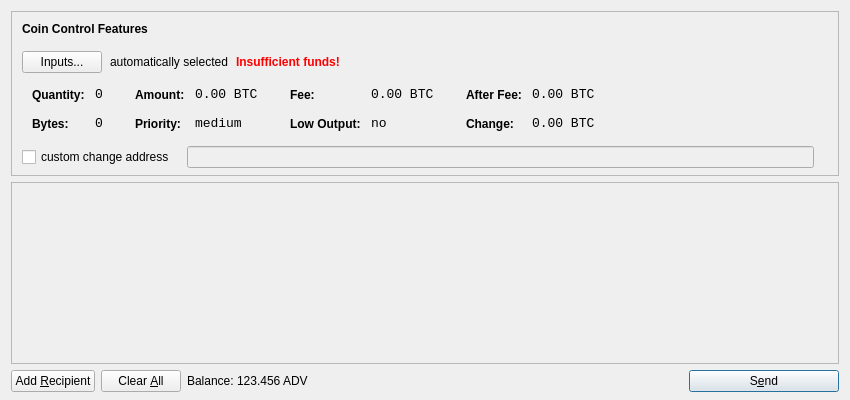
<?xml version="1.0" encoding="UTF-8"?>
<ui version="4.0">
 <class>SendCoinsDialog</class>
 <widget class="QDialog" name="SendCoinsDialog">
  <property name="geometry">
   <rect>
    <x>0</x>
    <y>0</y>
    <width>850</width>
    <height>400</height>
   </rect>
  </property>
  <property name="windowTitle">
   <string>Send Coins</string>
  </property>
  <layout class="QVBoxLayout" name="verticalLayout" stretch="0,1,0">
   <property name="bottomMargin">
    <number>8</number>
   </property>
   <item>
    <widget class="QFrame" name="frameCoinControl">
     <property name="sizePolicy">
      <sizepolicy hsizetype="Expanding" vsizetype="Expanding">
       <horstretch>0</horstretch>
       <verstretch>0</verstretch>
      </sizepolicy>
     </property>
     <property name="maximumSize">
      <size>
       <width>16777215</width>
       <height>16777215</height>
      </size>
     </property>
     <property name="frameShape">
      <enum>QFrame::StyledPanel</enum>
     </property>
     <property name="frameShadow">
      <enum>QFrame::Sunken</enum>
     </property>
     <layout class="QVBoxLayout" name="verticalLayoutCoinControl2">
      <property name="spacing">
       <number>-1</number>
      </property>
      <property name="leftMargin">
       <number>0</number>
      </property>
      <property name="topMargin">
       <number>0</number>
      </property>
      <property name="rightMargin">
       <number>0</number>
      </property>
      <property name="bottomMargin">
       <number>6</number>
      </property>
      <item>
       <layout class="QVBoxLayout" name="verticalLayoutCoinControl" stretch="0,0,0,0,1">
        <property name="spacing">
         <number>0</number>
        </property>
        <property name="leftMargin">
         <number>10</number>
        </property>
        <property name="topMargin">
         <number>10</number>
        </property>
        <item>
         <layout class="QHBoxLayout" name="horizontalLayoutCoinControl1">
          <property name="bottomMargin">
           <number>15</number>
          </property>
          <item>
           <widget class="QLabel" name="labelCoinControlFeatures">
            <property name="sizePolicy">
             <sizepolicy hsizetype="Preferred" vsizetype="Maximum">
              <horstretch>0</horstretch>
              <verstretch>0</verstretch>
             </sizepolicy>
            </property>
            <property name="font">
             <font>
              <weight>75</weight>
              <bold>true</bold>
             </font>
            </property>
            <property name="styleSheet">
             <string notr="true">font-weight:bold;</string>
            </property>
            <property name="text">
             <string>Coin Control Features</string>
            </property>
           </widget>
          </item>
         </layout>
        </item>
        <item>
         <layout class="QHBoxLayout" name="horizontalLayoutCoinControl2" stretch="0,0,0,0">
          <property name="spacing">
           <number>8</number>
          </property>
          <property name="bottomMargin">
           <number>10</number>
          </property>
          <item>
           <widget class="QPushButton" name="pushButtonCoinControl">
            <property name="styleSheet">
             <string notr="true"/>
            </property>
            <property name="text">
             <string>Inputs...</string>
            </property>
           </widget>
          </item>
          <item>
           <widget class="QLabel" name="labelCoinControlAutomaticallySelected">
            <property name="text">
             <string>automatically selected</string>
            </property>
            <property name="margin">
             <number>5</number>
            </property>
           </widget>
          </item>
          <item>
           <widget class="QLabel" name="labelCoinControlInsuffFunds">
            <property name="font">
             <font>
              <weight>75</weight>
              <bold>true</bold>
             </font>
            </property>
            <property name="styleSheet">
             <string notr="true">color:red;font-weight:bold;</string>
            </property>
            <property name="text">
             <string>Insufficient funds!</string>
            </property>
            <property name="margin">
             <number>5</number>
            </property>
           </widget>
          </item>
          <item>
           <spacer name="horizontalSpacerCoinControl">
            <property name="orientation">
             <enum>Qt::Horizontal</enum>
            </property>
            <property name="sizeHint" stdset="0">
             <size>
              <width>40</width>
              <height>1</height>
             </size>
            </property>
           </spacer>
          </item>
         </layout>
        </item>
        <item>
         <widget class="QWidget" name="widgetCoinControl" native="true">
          <property name="sizePolicy">
           <sizepolicy hsizetype="Preferred" vsizetype="Preferred">
            <horstretch>0</horstretch>
            <verstretch>0</verstretch>
           </sizepolicy>
          </property>
          <property name="minimumSize">
           <size>
            <width>0</width>
            <height>0</height>
           </size>
          </property>
          <property name="styleSheet">
           <string notr="true"/>
          </property>
          <layout class="QHBoxLayout" name="horizontalLayoutCoinControl5">
           <property name="margin">
            <number>0</number>
           </property>
           <item>
            <layout class="QHBoxLayout" name="horizontalLayoutCoinControl3" stretch="0,0,0,1">
             <property name="spacing">
              <number>20</number>
             </property>
             <property name="topMargin">
              <number>0</number>
             </property>
             <property name="bottomMargin">
              <number>10</number>
             </property>
             <item>
              <layout class="QFormLayout" name="formLayoutCoinControl1">
               <property name="horizontalSpacing">
                <number>10</number>
               </property>
               <property name="verticalSpacing">
                <number>14</number>
               </property>
               <property name="leftMargin">
                <number>10</number>
               </property>
               <property name="topMargin">
                <number>4</number>
               </property>
               <property name="rightMargin">
                <number>6</number>
               </property>
               <item row="0" column="0">
                <widget class="QLabel" name="labelCoinControlQuantityText">
                 <property name="styleSheet">
                  <string notr="true">font-weight:bold;</string>
                 </property>
                 <property name="text">
                  <string>Quantity:</string>
                 </property>
                 <property name="margin">
                  <number>0</number>
                 </property>
                </widget>
               </item>
               <item row="0" column="1">
                <widget class="QLabel" name="labelCoinControlQuantity">
                 <property name="font">
                  <font>
                   <family>Monospace</family>
                   <pointsize>10</pointsize>
                  </font>
                 </property>
                 <property name="cursor">
                  <cursorShape>IBeamCursor</cursorShape>
                 </property>
                 <property name="contextMenuPolicy">
                  <enum>Qt::ActionsContextMenu</enum>
                 </property>
                 <property name="text">
                  <string notr="true">0</string>
                 </property>
                 <property name="margin">
                  <number>0</number>
                 </property>
                 <property name="textInteractionFlags">
                  <set>Qt::LinksAccessibleByMouse|Qt::TextSelectableByKeyboard|Qt::TextSelectableByMouse</set>
                 </property>
                </widget>
               </item>
               <item row="1" column="0">
                <widget class="QLabel" name="labelCoinControlBytesText">
                 <property name="styleSheet">
                  <string notr="true">font-weight:bold;</string>
                 </property>
                 <property name="text">
                  <string>Bytes:</string>
                 </property>
                </widget>
               </item>
               <item row="1" column="1">
                <widget class="QLabel" name="labelCoinControlBytes">
                 <property name="font">
                  <font>
                   <family>Monospace</family>
                   <pointsize>10</pointsize>
                  </font>
                 </property>
                 <property name="cursor">
                  <cursorShape>IBeamCursor</cursorShape>
                 </property>
                 <property name="contextMenuPolicy">
                  <enum>Qt::ActionsContextMenu</enum>
                 </property>
                 <property name="text">
                  <string notr="true">0</string>
                 </property>
                 <property name="textInteractionFlags">
                  <set>Qt::LinksAccessibleByMouse|Qt::TextSelectableByKeyboard|Qt::TextSelectableByMouse</set>
                 </property>
                </widget>
               </item>
              </layout>
             </item>
             <item>
              <layout class="QFormLayout" name="formLayoutCoinControl2">
               <property name="horizontalSpacing">
                <number>10</number>
               </property>
               <property name="verticalSpacing">
                <number>14</number>
               </property>
               <property name="leftMargin">
                <number>6</number>
               </property>
               <property name="topMargin">
                <number>4</number>
               </property>
               <property name="rightMargin">
                <number>6</number>
               </property>
               <item row="0" column="0">
                <widget class="QLabel" name="labelCoinControlAmountText">
                 <property name="styleSheet">
                  <string notr="true">font-weight:bold;</string>
                 </property>
                 <property name="text">
                  <string>Amount:</string>
                 </property>
                 <property name="margin">
                  <number>0</number>
                 </property>
                </widget>
               </item>
               <item row="0" column="1">
                <widget class="QLabel" name="labelCoinControlAmount">
                 <property name="font">
                  <font>
                   <family>Monospace</family>
                   <pointsize>10</pointsize>
                  </font>
                 </property>
                 <property name="cursor">
                  <cursorShape>IBeamCursor</cursorShape>
                 </property>
                 <property name="contextMenuPolicy">
                  <enum>Qt::ActionsContextMenu</enum>
                 </property>
                 <property name="text">
                  <string notr="true">0.00 BTC</string>
                 </property>
                 <property name="textInteractionFlags">
                  <set>Qt::LinksAccessibleByMouse|Qt::TextSelectableByKeyboard|Qt::TextSelectableByMouse</set>
                 </property>
                </widget>
               </item>
               <item row="1" column="0">
                <widget class="QLabel" name="labelCoinControlPriorityText">
                 <property name="styleSheet">
                  <string notr="true">font-weight:bold;</string>
                 </property>
                 <property name="text">
                  <string>Priority:</string>
                 </property>
                </widget>
               </item>
               <item row="1" column="1">
                <widget class="QLabel" name="labelCoinControlPriority">
                 <property name="font">
                  <font>
                   <family>Monospace</family>
                   <pointsize>10</pointsize>
                  </font>
                 </property>
                 <property name="cursor">
                  <cursorShape>IBeamCursor</cursorShape>
                 </property>
                 <property name="contextMenuPolicy">
                  <enum>Qt::ActionsContextMenu</enum>
                 </property>
                 <property name="text">
                  <string>medium</string>
                 </property>
                 <property name="textInteractionFlags">
                  <set>Qt::LinksAccessibleByMouse|Qt::TextSelectableByKeyboard|Qt::TextSelectableByMouse</set>
                 </property>
                </widget>
               </item>
              </layout>
             </item>
             <item>
              <layout class="QFormLayout" name="formLayoutCoinControl3">
               <property name="horizontalSpacing">
                <number>10</number>
               </property>
               <property name="verticalSpacing">
                <number>14</number>
               </property>
               <property name="leftMargin">
                <number>6</number>
               </property>
               <property name="topMargin">
                <number>4</number>
               </property>
               <property name="rightMargin">
                <number>6</number>
               </property>
               <item row="0" column="0">
                <widget class="QLabel" name="labelCoinControlFeeText">
                 <property name="styleSheet">
                  <string notr="true">font-weight:bold;</string>
                 </property>
                 <property name="text">
                  <string>Fee:</string>
                 </property>
                 <property name="margin">
                  <number>0</number>
                 </property>
                </widget>
               </item>
               <item row="0" column="1">
                <widget class="QLabel" name="labelCoinControlFee">
                 <property name="font">
                  <font>
                   <family>Monospace</family>
                   <pointsize>10</pointsize>
                  </font>
                 </property>
                 <property name="cursor">
                  <cursorShape>IBeamCursor</cursorShape>
                 </property>
                 <property name="contextMenuPolicy">
                  <enum>Qt::ActionsContextMenu</enum>
                 </property>
                 <property name="text">
                  <string notr="true">0.00 BTC</string>
                 </property>
                 <property name="textInteractionFlags">
                  <set>Qt::LinksAccessibleByMouse|Qt::TextSelectableByKeyboard|Qt::TextSelectableByMouse</set>
                 </property>
                </widget>
               </item>
               <item row="1" column="0">
                <widget class="QLabel" name="labelCoinControlLowOutputText">
                 <property name="styleSheet">
                  <string notr="true">font-weight:bold;</string>
                 </property>
                 <property name="text">
                  <string>Low Output:</string>
                 </property>
                </widget>
               </item>
               <item row="1" column="1">
                <widget class="QLabel" name="labelCoinControlLowOutput">
                 <property name="font">
                  <font>
                   <family>Monospace</family>
                   <pointsize>10</pointsize>
                  </font>
                 </property>
                 <property name="cursor">
                  <cursorShape>IBeamCursor</cursorShape>
                 </property>
                 <property name="contextMenuPolicy">
                  <enum>Qt::ActionsContextMenu</enum>
                 </property>
                 <property name="text">
                  <string>no</string>
                 </property>
                 <property name="textInteractionFlags">
                  <set>Qt::LinksAccessibleByMouse|Qt::TextSelectableByKeyboard|Qt::TextSelectableByMouse</set>
                 </property>
                </widget>
               </item>
              </layout>
             </item>
             <item>
              <layout class="QFormLayout" name="formLayoutCoinControl4">
               <property name="horizontalSpacing">
                <number>10</number>
               </property>
               <property name="verticalSpacing">
                <number>14</number>
               </property>
               <property name="leftMargin">
                <number>6</number>
               </property>
               <property name="topMargin">
                <number>4</number>
               </property>
               <property name="rightMargin">
                <number>6</number>
               </property>
               <item row="0" column="0">
                <widget class="QLabel" name="labelCoinControlAfterFeeText">
                 <property name="styleSheet">
                  <string notr="true">font-weight:bold;</string>
                 </property>
                 <property name="text">
                  <string>After Fee:</string>
                 </property>
                 <property name="margin">
                  <number>0</number>
                 </property>
                </widget>
               </item>
               <item row="0" column="1">
                <widget class="QLabel" name="labelCoinControlAfterFee">
                 <property name="font">
                  <font>
                   <family>Monospace</family>
                   <pointsize>10</pointsize>
                  </font>
                 </property>
                 <property name="cursor">
                  <cursorShape>IBeamCursor</cursorShape>
                 </property>
                 <property name="contextMenuPolicy">
                  <enum>Qt::ActionsContextMenu</enum>
                 </property>
                 <property name="text">
                  <string notr="true">0.00 BTC</string>
                 </property>
                 <property name="textInteractionFlags">
                  <set>Qt::LinksAccessibleByMouse|Qt::TextSelectableByKeyboard|Qt::TextSelectableByMouse</set>
                 </property>
                </widget>
               </item>
               <item row="1" column="0">
                <widget class="QLabel" name="labelCoinControlChangeText">
                 <property name="styleSheet">
                  <string notr="true">font-weight:bold;</string>
                 </property>
                 <property name="text">
                  <string>Change:</string>
                 </property>
                </widget>
               </item>
               <item row="1" column="1">
                <widget class="QLabel" name="labelCoinControlChange">
                 <property name="font">
                  <font>
                   <family>Monospace</family>
                   <pointsize>10</pointsize>
                  </font>
                 </property>
                 <property name="cursor">
                  <cursorShape>IBeamCursor</cursorShape>
                 </property>
                 <property name="contextMenuPolicy">
                  <enum>Qt::ActionsContextMenu</enum>
                 </property>
                 <property name="text">
                  <string notr="true">0.00 BTC</string>
                 </property>
                 <property name="textInteractionFlags">
                  <set>Qt::LinksAccessibleByMouse|Qt::TextSelectableByKeyboard|Qt::TextSelectableByMouse</set>
                 </property>
                </widget>
               </item>
              </layout>
             </item>
            </layout>
           </item>
          </layout>
         </widget>
        </item>
        <item>
         <layout class="QHBoxLayout" name="horizontalLayoutCoinControl4" stretch="0,0,0">
          <property name="spacing">
           <number>12</number>
          </property>
          <property name="sizeConstraint">
           <enum>QLayout::SetDefaultConstraint</enum>
          </property>
          <property name="topMargin">
           <number>5</number>
          </property>
          <property name="rightMargin">
           <number>5</number>
          </property>
          <item>
           <widget class="QCheckBox" name="checkBoxCoinControlChange">
            <property name="text">
             <string>custom change address</string>
            </property>
           </widget>
          </item>
          <item>
           <widget class="QLineEdit" name="lineEditCoinControlChange">
            <property name="enabled">
             <bool>false</bool>
            </property>
            <property name="sizePolicy">
             <sizepolicy hsizetype="Expanding" vsizetype="Fixed">
              <horstretch>0</horstretch>
              <verstretch>0</verstretch>
             </sizepolicy>
            </property>
           </widget>
          </item>
          <item>
           <widget class="QLabel" name="labelCoinControlChangeLabel">
            <property name="sizePolicy">
             <sizepolicy hsizetype="Preferred" vsizetype="Expanding">
              <horstretch>0</horstretch>
              <verstretch>0</verstretch>
             </sizepolicy>
            </property>
            <property name="minimumSize">
             <size>
              <width>0</width>
              <height>0</height>
             </size>
            </property>
            <property name="text">
             <string/>
            </property>
            <property name="margin">
             <number>3</number>
            </property>
           </widget>
          </item>
         </layout>
        </item>
        <item>
         <spacer name="verticalSpacerCoinControl">
          <property name="orientation">
           <enum>Qt::Vertical</enum>
          </property>
          <property name="sizeHint" stdset="0">
           <size>
            <width>800</width>
            <height>1</height>
           </size>
          </property>
         </spacer>
        </item>
       </layout>
      </item>
     </layout>
    </widget>
   </item>
   <item>
    <widget class="QScrollArea" name="scrollArea">
     <property name="widgetResizable">
      <bool>true</bool>
     </property>
     <widget class="QWidget" name="scrollAreaWidgetContents">
      <property name="geometry">
       <rect>
        <x>0</x>
        <y>0</y>
        <width>830</width>
        <height>165</height>
       </rect>
      </property>
      <layout class="QVBoxLayout" name="verticalLayout_2">
       <property name="margin">
        <number>0</number>
       </property>
       <item>
        <layout class="QVBoxLayout" name="entries">
         <property name="spacing">
          <number>6</number>
         </property>
        </layout>
       </item>
       <item>
        <spacer name="verticalSpacer">
         <property name="orientation">
          <enum>Qt::Vertical</enum>
         </property>
         <property name="sizeHint" stdset="0">
          <size>
           <width>20</width>
           <height>40</height>
          </size>
         </property>
        </spacer>
       </item>
      </layout>
     </widget>
    </widget>
   </item>
   <item>
    <layout class="QHBoxLayout" name="horizontalLayout">
     <item>
      <widget class="QPushButton" name="addButton">
       <property name="toolTip">
        <string>Send to multiple recipients at once</string>
       </property>
       <property name="text">
        <string>Add &amp;Recipient</string>
       </property>
       <property name="icon">
        <iconset resource="../bitcoin.qrc">
         <normaloff>:/icons/add</normaloff>:/icons/add</iconset>
       </property>
       <property name="autoDefault">
        <bool>false</bool>
       </property>
      </widget>
     </item>
     <item>
      <widget class="QPushButton" name="clearButton">
       <property name="sizePolicy">
        <sizepolicy hsizetype="Minimum" vsizetype="Fixed">
         <horstretch>0</horstretch>
         <verstretch>0</verstretch>
        </sizepolicy>
       </property>
       <property name="toolTip">
        <string>Remove all transaction fields</string>
       </property>
       <property name="text">
        <string>Clear &amp;All</string>
       </property>
       <property name="icon">
        <iconset resource="../bitcoin.qrc">
         <normaloff>:/icons/remove</normaloff>:/icons/remove</iconset>
       </property>
       <property name="autoRepeatDelay">
        <number>300</number>
       </property>
       <property name="autoDefault">
        <bool>false</bool>
       </property>
      </widget>
     </item>
     <item>
      <layout class="QHBoxLayout" name="horizontalLayout_2">
       <property name="spacing">
        <number>3</number>
       </property>
       <item>
        <widget class="QLabel" name="label">
         <property name="text">
          <string>Balance:</string>
         </property>
        </widget>
       </item>
       <item>
        <widget class="QLabel" name="labelBalance">
         <property name="cursor">
          <cursorShape>IBeamCursor</cursorShape>
         </property>
         <property name="text">
          <string>123.456 ADV</string>
         </property>
         <property name="textInteractionFlags">
          <set>Qt::LinksAccessibleByMouse|Qt::TextSelectableByKeyboard|Qt::TextSelectableByMouse</set>
         </property>
        </widget>
       </item>
      </layout>
     </item>
     <item>
      <spacer name="horizontalSpacer">
       <property name="orientation">
        <enum>Qt::Horizontal</enum>
       </property>
       <property name="sizeHint" stdset="0">
        <size>
         <width>40</width>
         <height>20</height>
        </size>
       </property>
      </spacer>
     </item>
     <item>
      <widget class="QPushButton" name="sendButton">
       <property name="minimumSize">
        <size>
         <width>150</width>
         <height>0</height>
        </size>
       </property>
       <property name="toolTip">
        <string>Confirm the send action</string>
       </property>
       <property name="text">
        <string>S&amp;end</string>
       </property>
       <property name="icon">
        <iconset resource="../bitcoin.qrc">
         <normaloff>:/icons/send</normaloff>:/icons/send</iconset>
       </property>
       <property name="default">
        <bool>true</bool>
       </property>
      </widget>
     </item>
    </layout>
   </item>
  </layout>
 </widget>
 <resources>
  <include location="../bitcoin.qrc"/>
 </resources>
 <connections/>
</ui>
